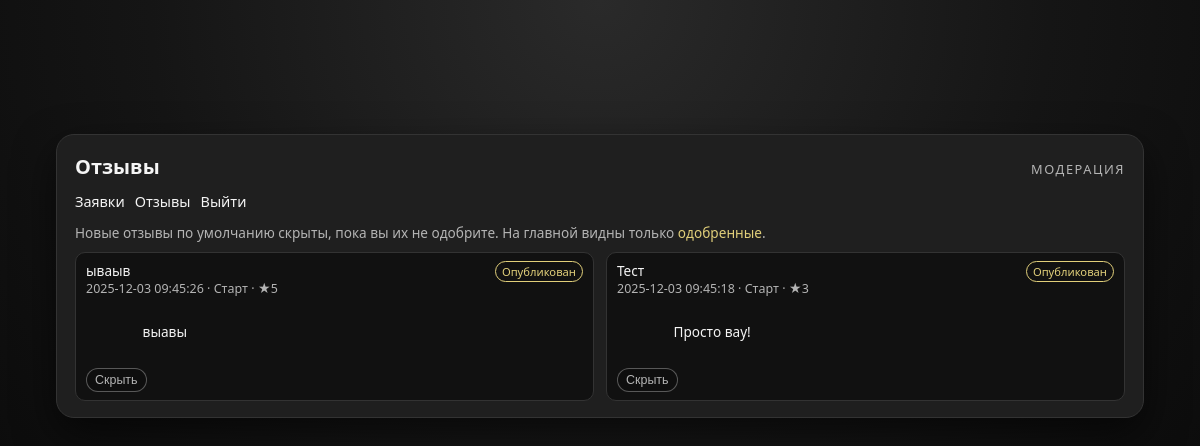
/admin/reviews (signed in), run on the app's committed database.
### tables this page shows
CREATE TABLE reviews (
            id INTEGER PRIMARY KEY AUTOINCREMENT,
            name TEXT NOT NULL,
            package TEXT,
            rating INTEGER,
            text TEXT NOT NULL,
            created_at DATETIME DEFAULT CURRENT_TIMESTAMP
        , approved INTEGER DEFAULT 0);

### app.py (the view)
@app.get("/admin/reviews")
@login_required
def admin_reviews():
    conn = get_db()
    reviews = conn.execute(
        """
        SELECT id, created_at, name, package, rating, text, approved
        FROM reviews
        ORDER BY created_at DESC
        LIMIT 500
        """
    ).fetchall()
    conn.close()
    return render_template("admin_reviews.html", reviews=reviews)

### app.py (called while the page is built)
def get_db():
    conn = sqlite3.connect(DB_PATH)
    conn.row_factory = sqlite3.Row
    return conn

def login_required(f):
    @wraps(f)
    def wrapper(*args, **kwargs):
        if not session.get("admin_logged_in"):
            return redirect(url_for("admin_login", next=request.path))
        return f(*args, **kwargs)
    return wrapper

### templates/admin_reviews.html (shortened to what this page needs)
<!DOCTYPE html>
<html lang="ru">
<head>
  <link rel="stylesheet" href="{{ url_for('static', filename='style.css') }}">
</head>
<body>
  <div class="wrapper">
    <section>
      <div class="section-inner">
        <div class="section-title">
          <h3>Отзывы</h3>
          <span>модерация</span>
        </div>
        <div class="admin-nav">
          <a href="{{ url_for('admin_enrolls') }}">Заявки</a>
          <a href="{{ url_for('admin_reviews') }}">Отзывы</a>
          <a href="{{ url_for('admin_logout') }}">Выйти</a>
        </div>
        <p style="font-size:0.85rem; color:var(--text-muted); margin-bottom:10px;">
          Новые отзывы по умолчанию скрыты, пока вы их не одобрите. На главной видны только
          <span style="color:var(--accent);">одобренные</span>.
        </p>
        <div class="reviews-admin-grid">
          {% for r in reviews %}
            <div class="review-admin-card">
              <div class="review-admin-header">
                <div>
                  <div class="review-admin-name">{{ r.name }}</div>
                  <div class="review-admin-meta">
                    {{ r.created_at }} ·
                    {{ r.package or 'Пакет не указан' }} ·
                    ★{{ r.rating or 0 }}
                  </div>
                </div>
                <div>
                  {% if r.approved %}
                    <span class="badge approved">Опубликован</span>
                  {% else %}
                    <span class="badge pending">Скрыт</span>
                  {% endif %}
                </div>
              </div>
              <div class="review-admin-text">
                {{ r.text }}
              </div>
              <div class="review-admin-actions">
                {% if not r.approved %}
                  <form method="post" action="{{ url_for('admin_review_approve', review_id=r.id) }}">
                    <button type="submit" class="btn btn-primary btn-mini">Одобрить</button>
                  </form>
                {% else %}
                  <form method="post" action="{{ url_for('admin_review_hide', review_id=r.id) }}">
                    <button type="submit" class="btn btn-outline btn-mini">Скрыть</button>
                  </form>
                {% endif %}
              </div>
            </div>
          {% else %}
            <p>Отзывов пока нет.</p>
          {% endfor %}
        </div>
      </div>
    </section>
  </div>
</body>
</html>

### static/style.css (style rules this page uses)
:root { --bg-main: #151515; --bg-section: #1f1f1f; --bg-soft: #252525; --accent: #e1cf7a; --accent-soft: #3d3721; --text-main: #f5f5f5; --text-muted: #b4b4b4; --border: #333333; --radius: 18px; --shadow: 0 16px 40px rgba(0,0,0,0.6); }
* { box-sizing: border-box; margin: 0; padding: 0; }
html { scroll-behavior: smooth; }
body { font-family: system-ui, -apple-system, BlinkMacSystemFont, "Segoe UI", sans-serif; background: radial-gradient(circle at top, #2a2a2a 0, #151515 45%, #050505 100%); color: var(--text-main); min-height: 100vh; padding-top: 110px; }
a { color: inherit; text-decoration: none; }
.wrapper { max-width: 1120px; margin: 0 auto; padding: 24px 16px 40px; }
.btn { display: inline-flex; align-items: center; justify-content: center; gap: 8px; padding: 10px 16px; border-radius: 999px; border: 1px solid transparent; font-size: 0.92rem; cursor: pointer; transition: 0.18s ease; white-space: nowrap; }
.btn-outline { border-color: rgba(199,199,199,0.4); color: var(--text-muted); background: rgba(15,15,15,0.95); }
section { margin-bottom: 26px; }
.section-inner { background: var(--bg-section); border-radius: var(--radius); border: 1px solid var(--border); padding: 18px 18px 16px; box-shadow: var(--shadow); }
.section-title { display: flex; justify-content: space-between; align-items: baseline; gap: 10px; margin-bottom: 12px; }
.section-title h3 { font-size: 1.25rem; }
.section-title span { font-size: 0.8rem; color: var(--text-muted); text-transform: uppercase; letter-spacing: 0.12em; }
form { display: flex; flex-direction: column; gap: 8px; font-size: 0.88rem; }

### templates/admin_reviews.html (style rules this page uses)
.admin-nav { display: flex; gap: 10px; margin-bottom: 12px; font-size: 0.9rem; }
.reviews-admin-grid { display: grid; grid-template-columns: repeat(2, minmax(0, 1fr)); gap: 12px; font-size: 0.85rem; }
.review-admin-card { border-radius: 10px; border: 1px solid #333; padding: 8px 10px; background: #111; }
.review-admin-header { display: flex; justify-content: space-between; gap: 6px; margin-bottom: 4px; }
.review-admin-name { font-weight: 500; }
.review-admin-meta { font-size: 0.78rem; color: var(--text-muted); }
.review-admin-text { margin-top: 6px; margin-bottom: 8px; white-space: pre-wrap; }
.review-admin-actions { display: flex; gap: 6px; }
.badge { display: inline-block; font-size: 0.7rem; padding: 2px 6px; border-radius: 999px; border: 1px solid #444; }
.badge.approved { border-color: var(--accent); color: var(--accent); }
.btn-mini { padding: 4px 8px; font-size: 0.78rem; }

### data on the page
reviews: name "ываыв", created_at "2025-12-03 09:45:26", package "Старт", rating "5", approved "Опубликован", text "выавы"
reviews: name "Тест", created_at "2025-12-03 09:45:18", package "Старт", rating "3", approved "Опубликован", text "Просто вау!"
